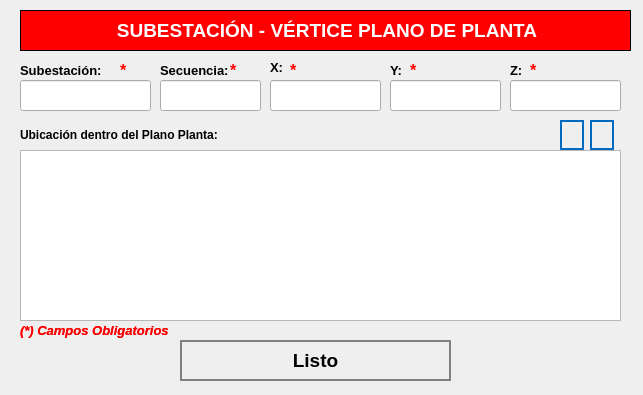
<?xml version="1.0" encoding="UTF-8"?>
<ui version="4.0">
 <class>NewBook</class>
 <widget class="QWidget" name="NewBook">
  <property name="geometry">
   <rect>
    <x>0</x>
    <y>0</y>
    <width>643</width>
    <height>395</height>
   </rect>
  </property>
  <property name="windowTitle">
   <string>Nuevo Registro</string>
  </property>
  <property name="styleSheet">
   <string notr="true">QPushButton
{	
	height: 2em;
 	border-style: solid;
	border-width: 2px;
 	border-color: grey;
	font-weight: bold;
}

QPushButton:hover
{
   	background-color:grey;
	color:white;
}</string>
  </property>
  <widget class="QLabel" name="label">
   <property name="geometry">
    <rect>
     <x>20</x>
     <y>10</y>
     <width>611</width>
     <height>41</height>
    </rect>
   </property>
   <property name="font">
    <font>
     <underline>false</underline>
    </font>
   </property>
   <property name="autoFillBackground">
    <bool>false</bool>
   </property>
   <property name="styleSheet">
    <string notr="true">background-color: red;</string>
   </property>
   <property name="frameShape">
    <enum>QFrame::Box</enum>
   </property>
   <property name="text">
    <string>&lt;html&gt;&lt;head/&gt;&lt;body&gt;&lt;p align=&quot;center&quot;&gt;&lt;span style=&quot; font-size:14pt; font-weight:600; color:#ffffff;&quot;&gt;SUBESTACIÓN - VÉRTICE PLANO DE PLANTA&lt;/span&gt;&lt;/p&gt;&lt;/body&gt;&lt;/html&gt;</string>
   </property>
  </widget>
  <widget class="QLabel" name="label_nota_obligatoria">
   <property name="geometry">
    <rect>
     <x>20</x>
     <y>320</y>
     <width>281</width>
     <height>21</height>
    </rect>
   </property>
   <property name="text">
    <string>&lt;html&gt;&lt;head/&gt;&lt;body&gt;&lt;p&gt;&lt;span style=&quot; font-size:10pt; font-weight:600; font-style:italic; color:#ff0000;&quot;&gt;(*) Campos Obligatorios&lt;/span&gt;&lt;/p&gt;&lt;/body&gt;&lt;/html&gt;</string>
   </property>
  </widget>
  <widget class="QLabel" name="label_dni_2">
   <property name="geometry">
    <rect>
     <x>390</x>
     <y>60</y>
     <width>91</width>
     <height>21</height>
    </rect>
   </property>
   <property name="text">
    <string>&lt;html&gt;&lt;head/&gt;&lt;body&gt;&lt;p&gt;&lt;span style=&quot; font-size:10pt; font-weight:600;&quot;&gt;Y:&lt;/span&gt;&lt;/p&gt;&lt;/body&gt;&lt;/html&gt;</string>
   </property>
  </widget>
  <widget class="QLabel" name="ast_aquienvisita_3">
   <property name="geometry">
    <rect>
     <x>290</x>
     <y>60</y>
     <width>21</width>
     <height>21</height>
    </rect>
   </property>
   <property name="text">
    <string>&lt;html&gt;&lt;head/&gt;&lt;body&gt;&lt;p&gt;&lt;span style=&quot; font-size:12pt; font-weight:600; color:#ff0000;&quot;&gt;*&lt;/span&gt;&lt;/p&gt;&lt;/body&gt;&lt;/html&gt;</string>
   </property>
  </widget>
  <widget class="QLabel" name="label_aquienVisita">
   <property name="geometry">
    <rect>
     <x>20</x>
     <y>60</y>
     <width>191</width>
     <height>21</height>
    </rect>
   </property>
   <property name="text">
    <string>&lt;html&gt;&lt;head/&gt;&lt;body&gt;&lt;p&gt;&lt;span style=&quot; font-size:10pt; font-weight:600;&quot;&gt;Subestación:&lt;/span&gt;&lt;/p&gt;&lt;/body&gt;&lt;/html&gt;</string>
   </property>
  </widget>
  <widget class="QLabel" name="label_area_2">
   <property name="geometry">
    <rect>
     <x>160</x>
     <y>60</y>
     <width>101</width>
     <height>21</height>
    </rect>
   </property>
   <property name="text">
    <string>&lt;html&gt;&lt;head/&gt;&lt;body&gt;&lt;p&gt;&lt;span style=&quot; font-size:10pt; font-weight:600;&quot;&gt;Secuencia:&lt;/span&gt;&lt;/p&gt;&lt;/body&gt;&lt;/html&gt;</string>
   </property>
  </widget>
  <widget class="QTableWidget" name="tablePlano">
   <property name="geometry">
    <rect>
     <x>20</x>
     <y>150</y>
     <width>601</width>
     <height>171</height>
    </rect>
   </property>
   <property name="autoFillBackground">
    <bool>true</bool>
   </property>
   <property name="lineWidth">
    <number>5</number>
   </property>
   <property name="editTriggers">
    <set>QAbstractItemView::NoEditTriggers</set>
   </property>
   <property name="textElideMode">
    <enum>Qt::ElideLeft</enum>
   </property>
   <attribute name="horizontalHeaderMinimumSectionSize">
    <number>10</number>
   </attribute>
  </widget>
  <widget class="QLabel" name="ast_aquienvisita">
   <property name="geometry">
    <rect>
     <x>120</x>
     <y>60</y>
     <width>21</width>
     <height>21</height>
    </rect>
   </property>
   <property name="text">
    <string>&lt;html&gt;&lt;head/&gt;&lt;body&gt;&lt;p&gt;&lt;span style=&quot; font-size:12pt; font-weight:600; color:#ff0000;&quot;&gt;*&lt;/span&gt;&lt;/p&gt;&lt;/body&gt;&lt;/html&gt;</string>
   </property>
  </widget>
  <widget class="QPushButton" name="btnAddPlano">
   <property name="geometry">
    <rect>
     <x>560</x>
     <y>120</y>
     <width>24</width>
     <height>30</height>
    </rect>
   </property>
   <property name="font">
    <font>
     <pointsize>12</pointsize>
     <weight>75</weight>
     <bold>true</bold>
    </font>
   </property>
   <property name="cursor">
    <cursorShape>PointingHandCursor</cursorShape>
   </property>
   <property name="styleSheet">
    <string notr="true">QPushButton
{	
	height: 2em;
 	border-style: solid;
	border-width: 2px;
 	border-color: #0069c0;
	font-weight: bold;
}

QPushButton:hover
{
   	background-color:#0069c0;
	color:white;
}</string>
   </property>
   <property name="text">
    <string/>
   </property>
   <property name="icon">
    <iconset>
     <normaloff>../assets/icons/add-icon.png</normaloff>../assets/icons/add-icon.png</iconset>
   </property>
   <property name="iconSize">
    <size>
     <width>25</width>
     <height>25</height>
    </size>
   </property>
   <property name="autoDefault">
    <bool>true</bool>
   </property>
   <property name="default">
    <bool>true</bool>
   </property>
   <property name="flat">
    <bool>true</bool>
   </property>
  </widget>
  <widget class="QLabel" name="ast_aquienvisita_2">
   <property name="geometry">
    <rect>
     <x>230</x>
     <y>60</y>
     <width>21</width>
     <height>21</height>
    </rect>
   </property>
   <property name="text">
    <string>&lt;html&gt;&lt;head/&gt;&lt;body&gt;&lt;p&gt;&lt;span style=&quot; font-size:12pt; font-weight:600; color:#ff0000;&quot;&gt;*&lt;/span&gt;&lt;/p&gt;&lt;/body&gt;&lt;/html&gt;</string>
   </property>
  </widget>
  <widget class="QLabel" name="label_advertencia_dni">
   <property name="geometry">
    <rect>
     <x>20</x>
     <y>320</y>
     <width>251</width>
     <height>21</height>
    </rect>
   </property>
   <property name="text">
    <string>&lt;html&gt;&lt;head/&gt;&lt;body&gt;&lt;p&gt;&lt;span style=&quot; font-size:10pt; font-weight:600; font-style:italic; color:#ff0000;&quot;&gt;(*) Campos Obligatorios&lt;/span&gt;&lt;/p&gt;&lt;/body&gt;&lt;/html&gt;</string>
   </property>
  </widget>
  <widget class="QPushButton" name="btnDeletePlano">
   <property name="geometry">
    <rect>
     <x>590</x>
     <y>120</y>
     <width>24</width>
     <height>30</height>
    </rect>
   </property>
   <property name="font">
    <font>
     <pointsize>12</pointsize>
     <weight>75</weight>
     <bold>true</bold>
    </font>
   </property>
   <property name="cursor">
    <cursorShape>PointingHandCursor</cursorShape>
   </property>
   <property name="styleSheet">
    <string notr="true">QPushButton
{	
	height: 2em;
 	border-style: solid;
	border-width: 2px;
 	border-color: #0069c0;
	font-weight: bold;
}

QPushButton:hover
{
   	background-color:#0069c0;
	color:white;
}</string>
   </property>
   <property name="text">
    <string/>
   </property>
   <property name="icon">
    <iconset>
     <normaloff>../assets/icons/deletesquare.png</normaloff>../assets/icons/deletesquare.png</iconset>
   </property>
   <property name="iconSize">
    <size>
     <width>25</width>
     <height>25</height>
    </size>
   </property>
   <property name="autoDefault">
    <bool>true</bool>
   </property>
   <property name="default">
    <bool>true</bool>
   </property>
   <property name="flat">
    <bool>true</bool>
   </property>
  </widget>
  <widget class="QLabel" name="label_fecha_2">
   <property name="geometry">
    <rect>
     <x>270</x>
     <y>60</y>
     <width>101</width>
     <height>16</height>
    </rect>
   </property>
   <property name="text">
    <string>&lt;html&gt;&lt;head/&gt;&lt;body&gt;&lt;p&gt;&lt;span style=&quot; font-size:10pt; font-weight:600;&quot;&gt;X:&lt;/span&gt;&lt;/p&gt;&lt;/body&gt;&lt;/html&gt;</string>
   </property>
  </widget>
  <widget class="QLabel" name="label_visitante_2">
   <property name="geometry">
    <rect>
     <x>510</x>
     <y>60</y>
     <width>121</width>
     <height>21</height>
    </rect>
   </property>
   <property name="text">
    <string>&lt;html&gt;&lt;head/&gt;&lt;body&gt;&lt;p&gt;&lt;span style=&quot; font-size:10pt; font-weight:600;&quot;&gt;Z:&lt;/span&gt;&lt;/p&gt;&lt;/body&gt;&lt;/html&gt;</string>
   </property>
  </widget>
  <widget class="QLineEdit" name="inputCodigoCentral">
   <property name="geometry">
    <rect>
     <x>20</x>
     <y>80</y>
     <width>131</width>
     <height>31</height>
    </rect>
   </property>
   <property name="font">
    <font>
     <pointsize>12</pointsize>
    </font>
   </property>
  </widget>
  <widget class="QLabel" name="label_4">
   <property name="geometry">
    <rect>
     <x>20</x>
     <y>120</y>
     <width>311</width>
     <height>30</height>
    </rect>
   </property>
   <property name="text">
    <string>&lt;html&gt;&lt;head/&gt;&lt;body&gt;&lt;p&gt;&lt;span style=&quot; font-size:9pt; font-weight:600;&quot;&gt;Ubicación dentro del Plano Planta:&lt;/span&gt;&lt;/p&gt;&lt;/body&gt;&lt;/html&gt;</string>
   </property>
   <property name="scaledContents">
    <bool>true</bool>
   </property>
  </widget>
  <widget class="QLineEdit" name="inputX">
   <property name="geometry">
    <rect>
     <x>270</x>
     <y>80</y>
     <width>111</width>
     <height>31</height>
    </rect>
   </property>
   <property name="font">
    <font>
     <pointsize>12</pointsize>
    </font>
   </property>
   <property name="inputMethodHints">
    <set>Qt::ImhDigitsOnly</set>
   </property>
  </widget>
  <widget class="QLineEdit" name="inputSecuencia">
   <property name="geometry">
    <rect>
     <x>160</x>
     <y>80</y>
     <width>101</width>
     <height>31</height>
    </rect>
   </property>
   <property name="font">
    <font>
     <pointsize>12</pointsize>
    </font>
   </property>
  </widget>
  <widget class="QLineEdit" name="inputZ">
   <property name="geometry">
    <rect>
     <x>510</x>
     <y>80</y>
     <width>111</width>
     <height>31</height>
    </rect>
   </property>
   <property name="font">
    <font>
     <pointsize>12</pointsize>
    </font>
   </property>
  </widget>
  <widget class="QLabel" name="ast_aquienvisita_5">
   <property name="geometry">
    <rect>
     <x>530</x>
     <y>60</y>
     <width>21</width>
     <height>21</height>
    </rect>
   </property>
   <property name="text">
    <string>&lt;html&gt;&lt;head/&gt;&lt;body&gt;&lt;p&gt;&lt;span style=&quot; font-size:12pt; font-weight:600; color:#ff0000;&quot;&gt;*&lt;/span&gt;&lt;/p&gt;&lt;/body&gt;&lt;/html&gt;</string>
   </property>
  </widget>
  <widget class="QLabel" name="ast_aquienvisita_4">
   <property name="geometry">
    <rect>
     <x>410</x>
     <y>60</y>
     <width>21</width>
     <height>21</height>
    </rect>
   </property>
   <property name="text">
    <string>&lt;html&gt;&lt;head/&gt;&lt;body&gt;&lt;p&gt;&lt;span style=&quot; font-size:12pt; font-weight:600; color:#ff0000;&quot;&gt;*&lt;/span&gt;&lt;/p&gt;&lt;/body&gt;&lt;/html&gt;</string>
   </property>
  </widget>
  <widget class="QLineEdit" name="inputY">
   <property name="geometry">
    <rect>
     <x>390</x>
     <y>80</y>
     <width>111</width>
     <height>31</height>
    </rect>
   </property>
   <property name="font">
    <font>
     <pointsize>12</pointsize>
    </font>
   </property>
   <property name="inputMethodHints">
    <set>Qt::ImhDigitsOnly</set>
   </property>
  </widget>
  <widget class="QPushButton" name="cancelButton">
   <property name="geometry">
    <rect>
     <x>180</x>
     <y>340</y>
     <width>271</width>
     <height>41</height>
    </rect>
   </property>
   <property name="font">
    <font>
     <pointsize>14</pointsize>
     <weight>75</weight>
     <bold>true</bold>
    </font>
   </property>
   <property name="cursor">
    <cursorShape>PointingHandCursor</cursorShape>
   </property>
   <property name="styleSheet">
    <string notr="true">QPushButton
{	
	height: 2em;
 	border-style: solid;
	border-width: 2px;
 	border-color: grey;
	font-weight: bold;
}

QPushButton:hover
{
   	background-color:grey;
	color:white;
}</string>
   </property>
   <property name="text">
    <string>Listo</string>
   </property>
   <property name="icon">
    <iconset>
     <normaloff>../assets/icons/exitoso.png</normaloff>../assets/icons/exitoso.png</iconset>
   </property>
   <property name="iconSize">
    <size>
     <width>30</width>
     <height>30</height>
    </size>
   </property>
   <property name="autoDefault">
    <bool>true</bool>
   </property>
   <property name="default">
    <bool>true</bool>
   </property>
   <property name="flat">
    <bool>true</bool>
   </property>
  </widget>
 </widget>
 <resources/>
 <connections/>
</ui>
